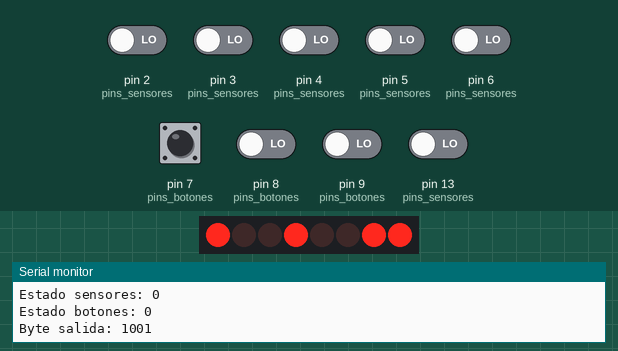
A sketch run on a simulated Arduino Uno, built with avr-gcc and run on an emulated ATmega328P. Parts: 8 shift-register outputs drawn as a row of LEDs (first output left, lit = HIGH), the last lines printed to the serial monitor. Wiring (inferred from the names in the program): shift register (74HC595): data pin 10; shift clock pin 12; latch pin 11. Wiring (inferred from the signals the program sends): row of LEDs: on Q0, Q1, Q2, Q3, Q4, Q5, Q6, Q7. The inputs (shaded band) are chosen by the test bench; at power-on: pin 2 (pins_sensores), pin 3 (pins_sensores), pin 4 (pins_sensores), pin 5 (pins_sensores), pin 6 (pins_sensores), pin 7 (pins_botones), pin 8 (pins_botones), pin 9 (pins_botones), pin 13 (pins_sensores) LOW.

Above: at 1.3 s.
1.4 s: pin 3 (pins_sensores) driven HIGH
At 1.9 s:
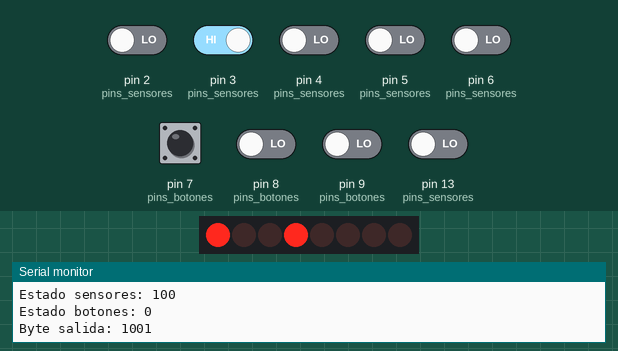
2.9 s: pin 6 (pins_sensores) driven HIGH
At 4.1 s:
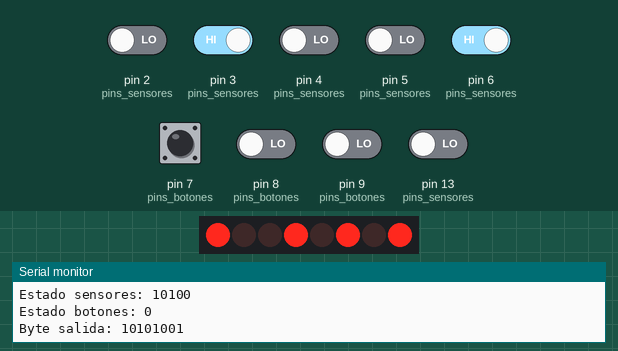
4.4 s: pin 7 (pins_botones) pulled HIGH for 0.15 s
At 4.9 s:
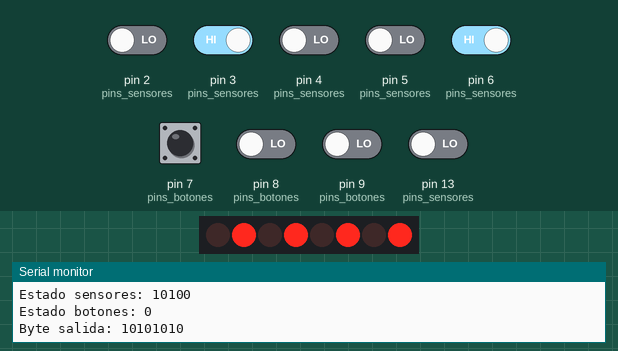
6.0 s: pin 2 (pins_sensores) driven HIGH
At 6.6 s:
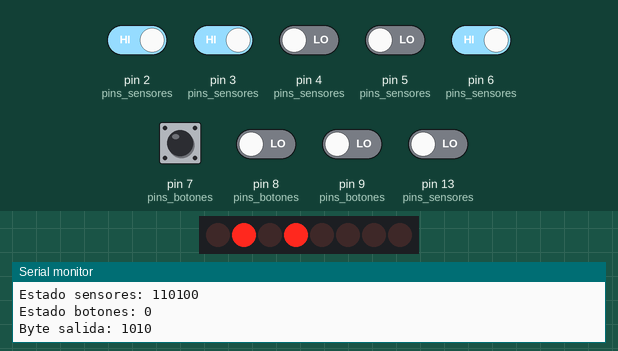
10.5 s: pin 5 (pins_sensores) driven HIGH
At 11.2 s:
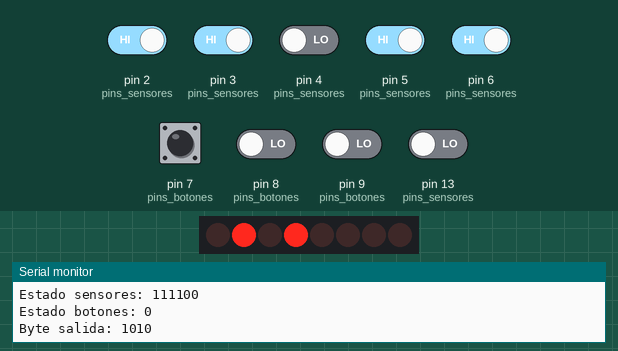
Timing chart, 0 to 13.2 s (numbered marks = the images above; inputs shaded):
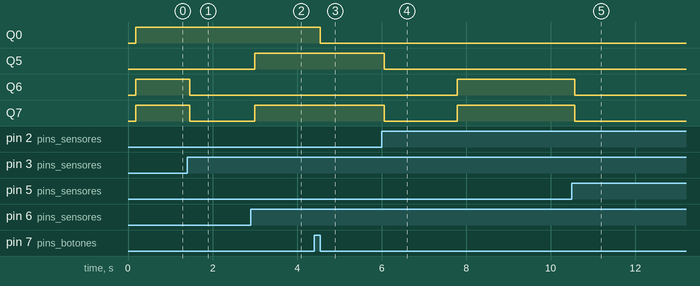

The sketch:

PuertaGatuna.ino
```cpp
//https://www.tinkercad.com/things/3fWcA0IAWxG-copy-of-puerta-gatuna-20/editel
//ESTADOS: 6 estados posibles y variables de uso
//en cualquier caso, se abre al presionar el boton de abrir puerta o al detectar movimiento dentro del tunel
//0=cerrado normal, -1=solo se abre desde fuera, -2=no se abre excepto x movimiento adentro del tunel
#define BLOQUEADO -2
#define SOLOINGRESO -1
#define NORMAL 0
#define ABRIENDO 1
#define ABIERTO 2
#define CERRANDO 3
int estado_actual, estado_anterior, tipo_cierre;

//TIEMPOS: definiciones de tiempo de apertura
#define CORTO 1500
#define LARGO 3000
int tiempo_apertura;

//===============================================================================================================
//INPUTS
//*in=input, rfid=sensor de radiofrecuencia, finc=final de carrera, int=interno, ext=externo,
//sup=superior, inf=inferior, mov=sensor de movimiento, btn=boton, conf=configurar
//---------------------------------------------------------------------------------------------------------------
//UTILIDADES para configuracion de entradas
#define CONF_INPUT(sensor)  pinMode(sensor, INPUT)
#define LEER_SENSOR(sensor)  digitalRead(sensor)
//---------------------------------------------------------------------------------------------------------------
//SENSORES
// los 4 finales de carrera podria leerlos como 2, lo que me dejaria manejar todas las entradas con un byte
#define IN_RFID_INT     0
#define IN_RFID_EXT     13
#define IN_FINC_INT_SUP 2
#define IN_FINC_INT_INF 3
#define IN_FINC_EXT_SUP 4
#define IN_FINC_EXT_INF 5
#define IN_MOV_INT      6
const int pins_sensores[7] = {IN_RFID_INT, IN_RFID_EXT, IN_FINC_INT_INF, IN_FINC_EXT_INF, IN_MOV_INT, IN_FINC_INT_SUP, IN_FINC_EXT_SUP};
const int numero_sensores = 7;
byte estado_sensores;

byte DETECTAR_CAMBIO_SENSORES() {
  bool estado_sensor;
  byte cambios_detectados = 0b00000000;
  byte nuevos_estados = 0;
  for (int i = 0; i < numero_sensores; i++) {
    estado_sensor = LEER_SENSOR(pins_sensores[i]);
    nuevos_estados |= (estado_sensor << i);
  }
  if (nuevos_estados == estado_sensores) return 0;
  cambios_detectados = (nuevos_estados ^ estado_sensores);
  estado_sensores = nuevos_estados;
  return cambios_detectados;
}

//---------------------------------------------------------------------------------------------------------------
//BOTONES
#define IN_BTN_TIPO_CIERRE   7
#define IN_BTN_APERTURA 8
#define IN_BTN_TIEMPOS  9
const int pins_botones[3] = {IN_BTN_TIPO_CIERRE, IN_BTN_APERTURA, IN_BTN_TIEMPOS};
const int numero_botones = 3;
byte estado_botones;

byte DETECTAR_CAMBIO_BOTONES() {
  bool estado_sensor;
  byte botones_soltados;
  byte nuevos_estados = 0;
  for (int i = 0; i < numero_botones; i++) {
    estado_sensor = LEER_SENSOR(pins_botones[i]);
    nuevos_estados |= (estado_sensor << i);
  }
  if (nuevos_estados == estado_botones) return 0;
  botones_soltados = ((nuevos_estados ^ estado_botones) & ~nuevos_estados);
  estado_botones = nuevos_estados;
  return botones_soltados;
}

//===============================================================================================================
//OUTPUTS - se van a realizar por medio de un chip 74HC59. En el byte datos, el digito menos significativo
//IMPORTANTE, EL CHIP SE ROMPE SI LA CORRIENTE TOTAL SUPERA 50mA
//corresponde al pin 0, y va ascendiendo.
//out=output, est=estado, camb=cambiar, act=actualizar
#define CONF_OUTPUT(salida)  pinMode(salida, OUTPUT)
//---------------------------------------------------------------------------------------------------------------
//Estos pines corresponden al chip 74HC59, NO al Arduino
#define OUT_LED_CIERRE_NORMAL 0 //un led verde
#define OUT_LED_CIERRE_SOLOENTRADA 1 //un led verde
#define OUT_LED_CIERRE_BLOQUEADO 2 //un led rojo
#define OUT_LED_TIEMPO_CORTO 3 //un led ?
#define OUT_LED_TIEMPO_LARGO 4 //un led ?
#define OUT_MOTOR_FORWARD 5
#define OUT_MOTOR_BACKWARD 6
#define OUT_MOTOR_BRIDGE 7

#define MOTOR_AVANZAR     ACTUALIZAR_BYTE(OUT_MOTOR_BRIDGE, 1); ACTUALIZAR_BYTE(OUT_MOTOR_FORWARD, 1); ACTUALIZAR_BYTE(OUT_MOTOR_BACKWARD, 0);
#define MOTOR_RETROCEDER  ACTUALIZAR_BYTE(OUT_MOTOR_BRIDGE, 1); ACTUALIZAR_BYTE(OUT_MOTOR_FORWARD, 0); ACTUALIZAR_BYTE(OUT_MOTOR_BACKWARD, 1);
#define MOTOR_PARAR       ACTUALIZAR_BYTE(OUT_MOTOR_BRIDGE, 0); ACTUALIZAR_BYTE(OUT_MOTOR_FORWARD, 0); ACTUALIZAR_BYTE(OUT_MOTOR_BACKWARD, 0);

//---------------------------------------------------------------------------------------------------------------
//Pines del Arduino reservados para el chip 74HC59
#define OUT_CHIP_DATO 10       // Pin conectado a DS de 74HC595
#define OUT_CHIP_REGISTRO 11   // Pin conectado a STCP de 74HC595
#define OUT_CHIP_RELOJ 12      // Pin conectado a SHCP de 74HC595
#define CAMB_EST_REGISTRO(x) digitalWrite(OUT_CHIP_REGISTRO, x)
const int pins_outputs_chip[3] = {OUT_CHIP_DATO, OUT_CHIP_REGISTRO, OUT_CHIP_RELOJ};
byte salidas;

//---------------------------------------------------------------------------------------------------------------
//FUNCION para pasar los valores del byte salidas al chip
void ACTUALIZAR_BYTE(int posicion, bool valor) {
  if (valor) {
    salidas |= (1 << posicion);
  } else {
    salidas &= ~(1 << posicion);
  }
  ACTUALIZAR_CHIP();
}
void ACTUALIZAR_CHIP(){
  shiftOut(OUT_CHIP_DATO, OUT_CHIP_RELOJ, MSBFIRST, salidas);
  CAMB_EST_REGISTRO(HIGH);
  CAMB_EST_REGISTRO(LOW);
}

//===============================================================================================================
//MANEJO DE EVENTOS
byte cambios_sensores, cambios_botones;
int ENCONTRAR_INDICE_VERDADERO(byte cambios) {
  for (int i = 0; i < 8; i++) {
    if ((cambios & (1 << i)) != 0) {
      return i;
    }
  }
}
void CAMBIAR_ESTADO(int nuevo){
  estado_anterior = estado_actual;
  estado_actual = nuevo;
}

//---------------------------------------------------------------------------------------------------------------

void MANEJAR_EVENTOS_BOTONES(byte cambios){
  if (!cambios) return;
  int indice = ENCONTRAR_INDICE_VERDADERO(cambios);
  if (indice >= numero_botones) return; //ESTO ES UN ERROR, DEBERIA ARROJAR UN MENSAJE SI PASA
  int boton = pins_botones[indice];
  switch (boton){
    case IN_BTN_TIPO_CIERRE:
      CICLAR_TIPO_CIERRE();
      break;
    case IN_BTN_APERTURA:
      CAMBIAR_ESTADO(ABRIENDO);
      break;
    case IN_BTN_TIEMPOS:
      CICLAR_TIEMPO_APERTURA();
      break;
    default: //OTRO LUGAR DONDE NUNCA DEBERIA CAER
      break;
  }
}

void CICLAR_TIPO_CIERRE(){
  //(esto asume que las luces son los 3 primeros, es mas dificil de mantener)
  //ciclo el tipo de cierre
  tipo_cierre = (tipo_cierre == NORMAL)? SOLOINGRESO : (tipo_cierre == SOLOINGRESO)? BLOQUEADO : NORMAL;
  //borro los 3 primeros bytes de la salida del chip
  salidas = salidas & 0b11111000;
  //cambio la posicion correspondiente a 1
  salidas |= (1 << abs(tipo_cierre));
  //mando el byte nuevo al chip
  ACTUALIZAR_CHIP();
  if (estado_actual <= NORMAL) CAMBIAR_ESTADO(tipo_cierre);

}
void CICLAR_TIEMPO_APERTURA(){
  //(esto asume que las luces son los 3 primeros, es mas dificil de mantener)
  //ciclo los tiempos de apertura
  tiempo_apertura = (tiempo_apertura == CORTO)? LARGO : CORTO;
  //borro los 2 ultimos bytes de la salida del chip
  salidas = salidas & 0b11100111;
  //cambio la posicion correspondiente a 1
  int indice = (tiempo_apertura == CORTO)? 3 : 4;
  salidas |= (1 << indice);
  //mando el byte nuevo al chip
  ACTUALIZAR_CHIP();
}

//---------------------------------------------------------------------------------------------------------------

void MANEJAR_EVENTOS_SENSORES(byte cambios){
  if (!cambios) return;
  int indice = ENCONTRAR_INDICE_VERDADERO(cambios);
  if (indice >= numero_sensores) return; //ESTO ES UN ERROR, DEBERIA ARROJAR UN MENSAJE SI PASA
  int sensor = pins_sensores[indice];
  switch (sensor){
    case IN_RFID_INT:
      MENSAJE_X_SERIAL("Señal detectada en el sensor interior.",0);
      if (estado_actual > SOLOINGRESO) CAMBIAR_ESTADO(ABRIENDO);
      else MENSAJE_X_SERIAL("Puerta en modo BLOQUEADA o SOLO INGRESO.",0);
      break;
    case IN_RFID_EXT:
      MENSAJE_X_SERIAL("Señal detectada en el sensor exterior.",0);
      if (estado_actual > BLOQUEADO) CAMBIAR_ESTADO(ABRIENDO);
      else MENSAJE_X_SERIAL("Puerta BLOQUEADA.",0);
      break;
    case IN_FINC_INT_SUP:
      MENSAJE_X_SERIAL("Señal detectada en el final de carrera interior superior.",0);
      if (estado_actual == ABRIENDO) CAMBIAR_ESTADO(ABIERTO);
      break;
    case IN_FINC_INT_INF:
      MENSAJE_X_SERIAL("Señal detectada en el final de carrera interior inferior.",0);
      if (estado_actual == CERRANDO) CAMBIAR_ESTADO(tipo_cierre);
      break;
    case IN_FINC_EXT_SUP:
      MENSAJE_X_SERIAL("Señal detectada en el final de carrera exterior superior.",0);
      if (estado_actual == ABRIENDO) CAMBIAR_ESTADO(ABIERTO);
      break;
    case IN_FINC_EXT_INF:
      MENSAJE_X_SERIAL("Señal detectada en el final de carrera esterior inferior.",0);
      if (estado_actual == CERRANDO) CAMBIAR_ESTADO(tipo_cierre);
      break;
    case IN_MOV_INT:
      if (estado_actual > NORMAL) return;
      MENSAJE_X_SERIAL("Movimiento detectado en el interior del tunel, con la puerta cerrada. Apertura activada.",0);
      CAMBIAR_ESTADO(ABRIENDO);
      break;
    default: //OTRO LUGAR DONDE NUNCA DEBERIA CAER
      break;
  }
}

//===============================================================================================================
//Cambiar esto a false anula todas las salidas informativas de IMPRIMIR_X_SERIAL por puerto serie

#define TESTEANDO true

void MENSAJE_X_SERIAL(String mensaje, int espera){
  if (!TESTEANDO) return;
  Serial.println("-------------------------------");
  Serial.println(mensaje);
  Serial.println("-------------------------------");
  if (espera) delay(espera);
}

void IMPRIMIR_X_SERIAL(String mensaje, int espera){
  if (!TESTEANDO) return;
  Serial.println("-------------------------------");
  Serial.println(mensaje);
  Serial.println("-------------------------------");
  Serial.print("Tipo de cierre: ");
  String aux = (tipo_cierre == NORMAL) ? "NORMAL" : ((tipo_cierre == SOLOINGRESO) ? "SOLOINGRESO" : "BLOQUEADA");
  Serial.println(aux);

  Serial.print("ESTADO ANTERIOR: ");
  Serial.print(estado_actual);
  Serial.print(" - ");
  String aux_estados[6] = {"BLOQUEADO","SOLOINGRESO","NORMAL","ABRIENDO","ABIERTO","CERRANDO"};
  aux = aux_estados[estado_anterior+2];
  Serial.println(aux);

  Serial.print("ESTADO ACTUAL: ");
  Serial.print(estado_actual);
  Serial.print(" - ");
  aux = aux_estados[estado_actual+2];
  Serial.println(aux);

  Serial.print("Tiempo de apertura: ");
  Serial.println(tiempo_apertura);
  Serial.print("Estado sensores: ");
  Serial.println(estado_sensores, BIN);
  Serial.print("Estado botones: ");
  Serial.println(estado_botones, BIN);
  Serial.print("Byte salida: ");
  Serial.println(salidas, BIN);
  if (espera) delay(espera);
}

//===============================================================================================================
void ACTUAR_SEGUN_ESTADO_ACTUAL(){
  unsigned static long ultima_apertura;
  switch (estado_actual){
    case ABRIENDO:
      ABRIR_PUERTAS();
      break;
    case ABIERTO:
      PARAR_MOTORES();
      if (estado_actual != estado_anterior) {
        ultima_apertura = millis();
      }
      if((millis() - ultima_apertura) > tiempo_apertura) {
        CAMBIAR_ESTADO(CERRANDO);
        IMPRIMIR_X_SERIAL("Cerrando la puerta automaticamente...",1);
      }
      break;
    case CERRANDO:
      CERRAR_PUERTAS();
      break;
    default:
      PARAR_MOTORES();
      break;
  }
  estado_anterior = estado_actual;
}
void PARAR_MOTORES(){
  MOTOR_PARAR;
}
void ABRIR_PUERTAS(){
  if ((salidas & 0b11100000) == 0b11000000) return; //esto tengo que abstraerlo
  MOTOR_AVANZAR;
}
void CERRAR_PUERTAS(){
  if ((salidas & 0b11100000) == 0b10100000) return; //esto tengo que abstraerlo
  MOTOR_RETROCEDER;
}
//===============================================================================================================
void setup() {
  Serial.begin(9600);
  //inicia en estado CERRANDO. Si ya esta cerrada, el final de carrera va a hacer cambiar el estado a tipo_cierre
  //ver si estos los puedo definir en una pasada de lo que sea que use para cambiar el estado
  estado_actual = CERRANDO;
  estado_anterior = CERRANDO;
  tipo_cierre = NORMAL;
  tiempo_apertura = CORTO;
  estado_sensores = 0b0;
  estado_botones = 0b0;
  salidas = 0b00001001;
  ACTUALIZAR_CHIP();

  //defino entradas y salidas usando las listas
  for(int sensor = 0; sensor < numero_sensores; sensor++)
    CONF_INPUT(pins_sensores[sensor]);
  for(int boton = 0; boton < numero_botones; boton++)
    CONF_INPUT(pins_botones[boton]);
  for(int output = 0; output < 3; output++)
    CONF_OUTPUT(pins_outputs_chip[output]);

  IMPRIMIR_X_SERIAL("FIn SETUP",1);
}
void loop(){
  //hacer unos parpadeos asi bien kukis
  //LED_TEST();

  cambios_botones = DETECTAR_CAMBIO_BOTONES();
  MANEJAR_EVENTOS_BOTONES(cambios_botones);

  cambios_sensores = DETECTAR_CAMBIO_SENSORES();
  MANEJAR_EVENTOS_SENSORES(cambios_sensores);

  ACTUAR_SEGUN_ESTADO_ACTUAL();


  if (cambios_botones | cambios_sensores) IMPRIMIR_X_SERIAL("FIn LOOP, con cambios!!!",1);

}
```

Measured:
- after the input at 1.4 s, Q6, Q7: HIGH → LOW after 0.06 s
- after the input at 2.9 s, Q5, Q7: LOW → HIGH after 0.10 s
- after the input at 4.4 s, Q0: HIGH → LOW after 0.15 s
- after the input at 6.0 s, Q5: HIGH → LOW after 0.06 s; Q6: LOW → HIGH after 1.8 s; Q7: HIGH → LOW after 0.06 s, → HIGH 1.7 s later
- after the input at 10.5 s, Q6, Q7: HIGH → LOW after 0.06 s
